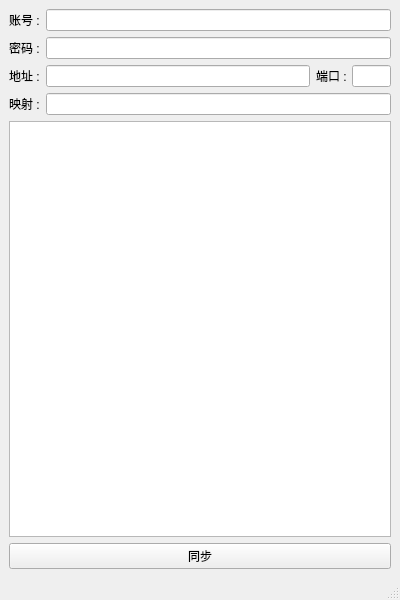
<?xml version="1.0" encoding="UTF-8"?>
<ui version="4.0">
    <class>MainWindow</class>
    <widget class="QMainWindow" name="MainWindow">
        <property name="geometry">
            <rect>
                <x>0</x>
                <y>0</y>
                <width>400</width>
                <height>600</height>
            </rect>
        </property>
        <property name="minimumSize">
            <size>
                <width>400</width>
                <height>600</height>
            </size>
        </property>
        <property name="maximumSize">
            <size>
                <width>400</width>
                <height>600</height>
            </size>
        </property>
        <property name="windowTitle">
            <string>MainWindow</string>
        </property>
        <widget class="QWidget" name="centralwidget">
            <layout class="QVBoxLayout" name="verticalLayout_2">
                <item>
                    <layout class="QVBoxLayout" name="verticalLayout">
                        <item>
                            <layout class="QHBoxLayout" name="horizontalLayout">
                                <item>
                                    <widget class="QLabel" name="nameLabel">
                                        <property name="text">
                                            <string>账号 :</string>
                                        </property>
                                    </widget>
                                </item>
                                <item>
                                    <widget class="QLineEdit" name="nameEdit"/>
                                </item>
                            </layout>
                        </item>
                        <item>
                            <layout class="QHBoxLayout" name="horizontalLayout_2">
                                <item>
                                    <widget class="QLabel" name="pawdLabel">
                                        <property name="text">
                                            <string>密码 :</string>
                                        </property>
                                    </widget>
                                </item>
                                <item>
                                    <widget class="QLineEdit" name="pawdEdit">
                                        <property name="inputMask">
                                            <string/>
                                        </property>
                                        <property name="text">
                                            <string/>
                                        </property>
                                        <property name="placeholderText">
                                            <string/>
                                        </property>
                                    </widget>
                                </item>
                            </layout>
                        </item>
                        <item>
                            <layout class="QHBoxLayout" name="horizontalLayout_5" stretch="4,1">
                                <item>
                                    <layout class="QHBoxLayout" name="horizontalLayout_3">
                                        <item>
                                            <widget class="QLabel" name="addrLabel">
                                                <property name="text">
                                                    <string>地址 :</string>
                                                </property>
                                            </widget>
                                        </item>
                                        <item>
                                            <widget class="QLineEdit" name="addrEdit"/>
                                        </item>
                                    </layout>
                                </item>
                                <item>
                                    <layout class="QHBoxLayout" name="horizontalLayout_4">
                                        <item>
                                            <widget class="QLabel" name="portLabel">
                                                <property name="maximumSize">
                                                    <size>
                                                        <width>30</width>
                                                        <height>16777215</height>
                                                    </size>
                                                </property>
                                                <property name="text">
                                                    <string>端口 :</string>
                                                </property>
                                            </widget>
                                        </item>
                                        <item>
                                            <widget class="QLineEdit" name="portEdit">
                                                <property name="maximumSize">
                                                    <size>
                                                        <width>60</width>
                                                        <height>16777215</height>
                                                    </size>
                                                </property>
                                            </widget>
                                        </item>
                                    </layout>
                                </item>
                            </layout>
                        </item>
                        <item>
                            <layout class="QHBoxLayout" name="horizontalLayout_6">
                                <item>
                                    <widget class="QLabel" name="label">
                                        <property name="text">
                                            <string extracomment="FTP服务器上的地址">映射 :</string>
                                        </property>
                                    </widget>
                                </item>
                                <item>
                                    <widget class="QLineEdit" name="lineEdit"/>
                                </item>
                            </layout>
                        </item>
                        <item>
                            <widget class="QListWidget" name="listWidget"/>
                        </item>
                        <item>
                            <widget class="QPushButton" name="pushButton">
                                <property name="text">
                                    <string>同步</string>
                                </property>
                                <property name="checkable">
                                    <bool>true</bool>
                                </property>
                            </widget>
                        </item>
                    </layout>
                </item>
            </layout>
        </widget>
        <widget class="QStatusBar" name="statusbar"/>
    </widget>
    <resources/>
    <connections/>
</ui>
